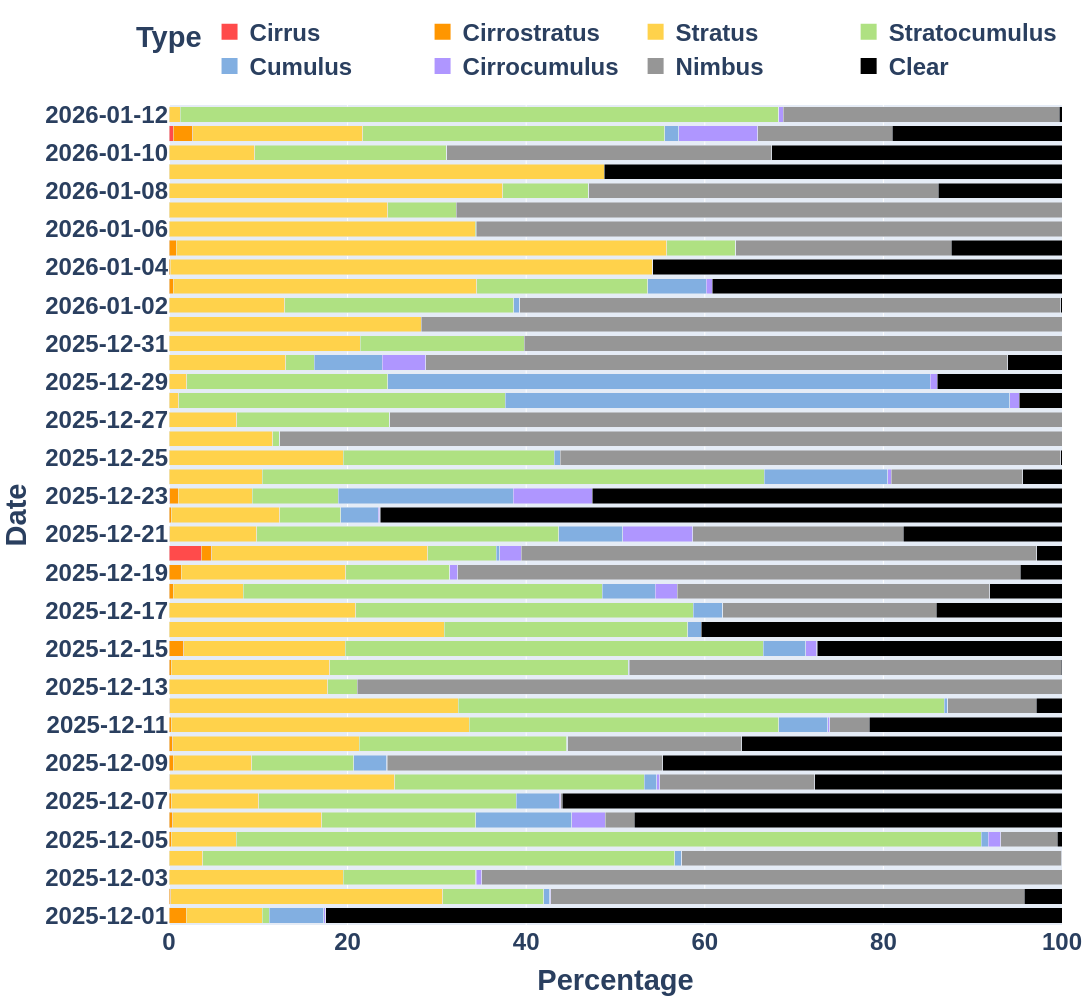

Write notebook code for a chart like this one.
### Code cell
# cloud_types = ['Cirrus', 'Cirrostratus', 'Stratus', 'Stratocumulus',
#                'Cumulus', 'Cirrocumulus', 'Nimbus', 'Clear']
cloud_types = [
    'Cirrus_weighted', 'Cirrostratus_weighted', 'Stratus_weighted', 'Stratocumulus_weighted',
    'Cumulus_weighted', 'Cirrocumulus_weighted', 'Nimbus_weighted', 'Clear_weighted'
]

colors = [
    '#FF4B4B','#FF9600','#FFD24B','#AFE182',
    '#82AFE1','#AF96FF','#969696','#000000'
]

df['Date'] = pd.to_datetime(df[['Year', 'Month', 'Day']])
daily_sum = df.groupby('Date')[cloud_types].sum()
daily_sum.index = pd.to_datetime(daily_sum.index)
daily_sum = daily_sum.sort_index()

fig = go.Figure()

# add a bar for each cloud type
for i, cloud_type in enumerate(cloud_types):
    fig.add_trace(go.Bar(
        y=daily_sum.index.strftime('%Y-%m-%d'), x=daily_sum[cloud_type],
        name=cloud_type, marker_color=colors[i],
        orientation='h', showlegend=False
    ))

for cloud_type, color in zip(reversed(cloud_types), reversed(colors)):
    fig.add_trace(go.Scatter(
        x=[None], y=[None], mode='markers',
        marker=dict(size=24, color=color, symbol="square"),
        name=cloud_type.replace('_weighted', ''), showlegend=True, hoverinfo='skip'
    ))

fig.update_layout(
    barmode='stack',
    barnorm='percent',
    yaxis_title='Date',
    xaxis_title='Percentage',
    legend_title='Type',
    font=dict(size=24, family='Arial', weight='bold'),
    yaxis=dict(
        type='category',
        categoryorder='array',
        categoryarray=daily_sum.index.strftime('%Y-%m-%d')
    ),
    width=1500, height=1000,
    margin=dict(l=100, r=30, t=10, b=50),
    legend=dict(
        orientation="h",
        yanchor="bottom",
        x=1, y=1.02,
        xanchor="right"
    )
)

fig.show()

### Figure 1 — Plotly figure (JSON) as saved in the notebook; plotly's stock layout.template omitted (floating-point values rounded to 4 significant figures)
{"data": [{"marker": {"color": "#FF4B4B"}, "name": "Cirrus_weighted", "orientation": "h", "showlegend": false, "type": "bar", "x": [5.654e-05, 0, 0, 0, 0.002213, 5.12e-06, 0, 0, 0.004494, 0, 0, 0, 0, 0, 0.01524, 0, 0, 0.002386, 0.0163, 1.488, 0, 0.002229, 0.02112, 0, 0, 0, 0, 0, 0, 5.81e-06, 0, 0, 0, 2.42e-06, 0, 0, 0, 0, 0, 0, 0, 0.1348, 0], "y": ["2025-12-01", "2025-12-02", "2025-12-03", "2025-12-04", "2025-12-05", "2025-12-06", "2025-12-07", "2025-12-08", "2025-12-09", "2025-12-10", "2025-12-11", "2025-12-12", "2025-12-13", "2025-12-14", "2025-12-15", "2025-12-16", "2025-12-17", "2025-12-18", "2025-12-19", "2025-12-20", "2025-12-21", "2025-12-22", "2025-12-23", "2025-12-24", "2025-12-25", "2025-12-26", "2025-12-27", "2025-12-28", "2025-12-29", "2025-12-30", "2025-12-31", "2026-01-01", "2026-01-02", "2026-01-03", "2026-01-04", "2026-01-05", "2026-01-06", "2026-01-07", "2026-01-08", "2026-01-09", "2026-01-10", "2026-01-11", "2026-01-12"]}, {"marker": {"color": "#FF9600"}, "name": "Cirrostratus_weighted", "orientation": "h", "showlegend": false, "type": "bar", "x": [0.3013, 0.07619, 0.002176, 0.009263, 0.1017, 0.1154, 0.07327, 0.02176, 0.1555, 0.142, 0.08298, 0.03425, 0, 0.08179, 0.4875, 0.0008659, 0.01171, 0.1484, 0.5061, 0.4945, 0.02151, 0.07441, 0.2738, 0.0004227, 8.59e-05, 0, 0, 0.001127, 0.0006371, 0.004625, 0.0002111, 0, 0.01799, 0.1361, 0.04406, 0.3166, 0, 6.62e-05, 5.771e-05, 0.01017, 0.01303, 0.6665, 0.002008], "y": ["2025-12-01", "2025-12-02", "2025-12-03", "2025-12-04", "2025-12-05", "2025-12-06", "2025-12-07", "2025-12-08", "2025-12-09", "2025-12-10", "2025-12-11", "2025-12-12", "2025-12-13", "2025-12-14", "2025-12-15", "2025-12-16", "2025-12-17", "2025-12-18", "2025-12-19", "2025-12-20", "2025-12-21", "2025-12-22", "2025-12-23", "2025-12-24", "2025-12-25", "2025-12-26", "2025-12-27", "2025-12-28", "2025-12-29", "2025-12-30", "2025-12-31", "2026-01-01", "2026-01-02", "2026-01-03", "2026-01-04", "2026-01-05", "2026-01-06", "2026-01-07", "2026-01-08", "2026-01-09", "2026-01-10", "2026-01-11", "2026-01-12"]}, {"marker": {"color": "#FFD24B"}, "name": "Stratus_weighted", "orientation": "h", "showlegend": false, "type": "bar", "x": [1.323, 11.13, 9.078, 1.672, 2.884, 4.847, 3.082, 9.88, 3.058, 7.213, 10.52, 11.26, 8.096, 6.324, 5.558, 9.175, 6.849, 2.573, 6.952, 9.963, 3.051, 3.784, 2.358, 3.574, 8.228, 5.223, 3.245, 0.3019, 0.5556, 5.171, 9.423, 12.83, 5.564, 9.499, 14.49, 20.89, 15.92, 11.02, 12.81, 13.63, 3.532, 5.707, 0.2149], "y": ["2025-12-01", "2025-12-02", "2025-12-03", "2025-12-04", "2025-12-05", "2025-12-06", "2025-12-07", "2025-12-08", "2025-12-09", "2025-12-10", "2025-12-11", "2025-12-12", "2025-12-13", "2025-12-14", "2025-12-15", "2025-12-16", "2025-12-17", "2025-12-18", "2025-12-19", "2025-12-20", "2025-12-21", "2025-12-22", "2025-12-23", "2025-12-24", "2025-12-25", "2025-12-26", "2025-12-27", "2025-12-28", "2025-12-29", "2025-12-30", "2025-12-31", "2026-01-01", "2026-01-02", "2026-01-03", "2026-01-04", "2026-01-05", "2026-01-06", "2026-01-07", "2026-01-08", "2026-01-09", "2026-01-10", "2026-01-11", "2026-01-12"]}, {"marker": {"color": "#AFE182"}, "name": "Stratocumulus_weighted", "orientation": "h", "showlegend": false, "type": "bar", "x": [0.1257, 4.145, 6.93, 23.39, 33.01, 5.008, 9.085, 10.93, 3.977, 7.996, 10.93, 19.0, 1.5, 11.92, 14.39, 8.126, 12.41, 13.15, 4.394, 3.167, 10.61, 2.123, 2.748, 19.29, 9.962, 0.3525, 7.33, 10.4, 6.292, 1.269, 8.077, 0.007656, 11.02, 5.366, 0, 2.953, 0.06073, 3.445, 3.314, 0.0001479, 7.961, 10.14, 11.71], "y": ["2025-12-01", "2025-12-02", "2025-12-03", "2025-12-04", "2025-12-05", "2025-12-06", "2025-12-07", "2025-12-08", "2025-12-09", "2025-12-10", "2025-12-11", "2025-12-12", "2025-12-13", "2025-12-14", "2025-12-15", "2025-12-16", "2025-12-17", "2025-12-18", "2025-12-19", "2025-12-20", "2025-12-21", "2025-12-22", "2025-12-23", "2025-12-24", "2025-12-25", "2025-12-26", "2025-12-27", "2025-12-28", "2025-12-29", "2025-12-30", "2025-12-31", "2026-01-01", "2026-01-02", "2026-01-03", "2026-01-04", "2026-01-05", "2026-01-06", "2026-01-07", "2026-01-08", "2026-01-09", "2026-01-10", "2026-01-11", "2026-01-12"]}, {"marker": {"color": "#82AFE1"}, "name": "Cumulus_weighted", "orientation": "h", "showlegend": false, "type": "bar", "x": [0.9454, 0.2412, 0.01213, 0.3472, 0.3139, 3.128, 1.505, 0.5562, 1.279, 0.04083, 1.736, 0.1288, 0, 0.009446, 1.465, 0.4488, 1.083, 1.952, 0.01324, 0.1695, 2.252, 1.299, 5.572, 4.742, 0.2949, 0, 0, 16.04, 16.98, 3.004, 0, 0, 0.2914, 1.823, 0, 0.000909, 0, 0, 0, 0, 0.0001715, 0.4567, 0.000362], "y": ["2025-12-01", "2025-12-02", "2025-12-03", "2025-12-04", "2025-12-05", "2025-12-06", "2025-12-07", "2025-12-08", "2025-12-09", "2025-12-10", "2025-12-11", "2025-12-12", "2025-12-13", "2025-12-14", "2025-12-15", "2025-12-16", "2025-12-17", "2025-12-18", "2025-12-19", "2025-12-20", "2025-12-21", "2025-12-22", "2025-12-23", "2025-12-24", "2025-12-25", "2025-12-26", "2025-12-27", "2025-12-28", "2025-12-29", "2025-12-30", "2025-12-31", "2026-01-01", "2026-01-02", "2026-01-03", "2026-01-04", "2026-01-05", "2026-01-06", "2026-01-07", "2026-01-08", "2026-01-09", "2026-01-10", "2026-01-11", "2026-01-12"]}, {"marker": {"color": "#AF96FF"}, "name": "Cirrocumulus_weighted", "orientation": "h", "showlegend": false, "type": "bar", "x": [0.04111, 0.03524, 0.2954, 0.005778, 0.5491, 1.094, 0.06192, 0.1276, 0.03053, 0.0007339, 0.07042, 0.01455, 0, 0.0253, 0.3722, 0.0002349, 0.01316, 0.7951, 0.3256, 0.9989, 2.443, 0.05827, 2.51, 0.1343, 0, 0, 0, 0.3097, 0.2205, 1.937, 0, 0, 0.01841, 0.1929, 0.0003279, 0.0002253, 0, 0, 0, 0, 0.004182, 2.663, 0.08156], "y": ["2025-12-01", "2025-12-02", "2025-12-03", "2025-12-04", "2025-12-05", "2025-12-06", "2025-12-07", "2025-12-08", "2025-12-09", "2025-12-10", "2025-12-11", "2025-12-12", "2025-12-13", "2025-12-14", "2025-12-15", "2025-12-16", "2025-12-17", "2025-12-18", "2025-12-19", "2025-12-20", "2025-12-21", "2025-12-22", "2025-12-23", "2025-12-24", "2025-12-25", "2025-12-26", "2025-12-27", "2025-12-28", "2025-12-29", "2025-12-30", "2025-12-31", "2026-01-01", "2026-01-02", "2026-01-03", "2026-01-04", "2026-01-05", "2026-01-06", "2026-01-07", "2026-01-08", "2026-01-09", "2026-01-10", "2026-01-11", "2026-01-12"]}, {"marker": {"color": "#969696"}, "name": "Nimbus_weighted", "orientation": "h", "showlegend": false, "type": "bar", "x": [0, 19.4, 30.28, 18.83, 2.501, 0.9311, 0.05392, 6.782, 10.72, 6.724, 1.388, 3.456, 35.91, 17.25, 0.0199, 0.0002108, 7.849, 11.45, 23.81, 23.8, 7.398, 0.009331, 0, 5.065, 23.64, 39.3, 32.24, 8.01e-05, 0.0002706, 25.81, 26.51, 32.63, 26.06, 0.001132, 0, 9.183, 30.46, 30.52, 13.42, 0, 13.44, 4.506, 5.396], "y": ["2025-12-01", "2025-12-02", "2025-12-03", "2025-12-04", "2025-12-05", "2025-12-06", "2025-12-07", "2025-12-08", "2025-12-09", "2025-12-10", "2025-12-11", "2025-12-12", "2025-12-13", "2025-12-14", "2025-12-15", "2025-12-16", "2025-12-17", "2025-12-18", "2025-12-19", "2025-12-20", "2025-12-21", "2025-12-22", "2025-12-23", "2025-12-24", "2025-12-25", "2025-12-26", "2025-12-27", "2025-12-28", "2025-12-29", "2025-12-30", "2025-12-31", "2026-01-01", "2026-01-02", "2026-01-03", "2026-01-04", "2026-01-05", "2026-01-06", "2026-01-07", "2026-01-08", "2026-01-09", "2026-01-10", "2026-01-11", "2026-01-12"]}, {"marker": {"color": "#000000"}, "name": "Clear_weighted", "orientation": "h", "showlegend": false, "type": "bar", "x": [12.84, 1.539, 8.493e-05, 0.01527, 0.2095, 13.91, 17.61, 10.85, 15.53, 12.36, 6.813, 0.9998, 0, 0.02106, 8.431, 12.03, 4.615, 2.653, 1.769, 1.178, 5.575, 23.75, 14.98, 1.501, 0.04795, 0, 0, 1.358, 3.911, 2.413, 0, 0, 0.0517, 10.96, 12.3, 4.72, 0, 0, 4.759, 14.35, 12.02, 5.702, 0.05687], "y": ["2025-12-01", "2025-12-02", "2025-12-03", "2025-12-04", "2025-12-05", "2025-12-06", "2025-12-07", "2025-12-08", "2025-12-09", "2025-12-10", "2025-12-11", "2025-12-12", "2025-12-13", "2025-12-14", "2025-12-15", "2025-12-16", "2025-12-17", "2025-12-18", "2025-12-19", "2025-12-20", "2025-12-21", "2025-12-22", "2025-12-23", "2025-12-24", "2025-12-25", "2025-12-26", "2025-12-27", "2025-12-28", "2025-12-29", "2025-12-30", "2025-12-31", "2026-01-01", "2026-01-02", "2026-01-03", "2026-01-04", "2026-01-05", "2026-01-06", "2026-01-07", "2026-01-08", "2026-01-09", "2026-01-10", "2026-01-11", "2026-01-12"]}, {"hoverinfo": "skip", "marker": {"color": "#000000", "size": 24, "symbol": "square"}, "mode": "markers", "name": "Clear", "showlegend": true, "type": "scatter", "x": [null], "y": [null]}, {"hoverinfo": "skip", "marker": {"color": "#969696", "size": 24, "symbol": "square"}, "mode": "markers", "name": "Nimbus", "showlegend": true, "type": "scatter", "x": [null], "y": [null]}, {"hoverinfo": "skip", "marker": {"color": "#AF96FF", "size": 24, "symbol": "square"}, "mode": "markers", "name": "Cirrocumulus", "showlegend": true, "type": "scatter", "x": [null], "y": [null]}, {"hoverinfo": "skip", "marker": {"color": "#82AFE1", "size": 24, "symbol": "square"}, "mode": "markers", "name": "Cumulus", "showlegend": true, "type": "scatter", "x": [null], "y": [null]}, {"hoverinfo": "skip", "marker": {"color": "#AFE182", "size": 24, "symbol": "square"}, "mode": "markers", "name": "Stratocumulus", "showlegend": true, "type": "scatter", "x": [null], "y": [null]}, {"hoverinfo": "skip", "marker": {"color": "#FFD24B", "size": 24, "symbol": "square"}, "mode": "markers", "name": "Stratus", "showlegend": true, "type": "scatter", "x": [null], "y": [null]}, {"hoverinfo": "skip", "marker": {"color": "#FF9600", "size": 24, "symbol": "square"}, "mode": "markers", "name": "Cirrostratus", "showlegend": true, "type": "scatter", "x": [null], "y": [null]}, {"hoverinfo": "skip", "marker": {"color": "#FF4B4B", "size": 24, "symbol": "square"}, "mode": "markers", "name": "Cirrus", "showlegend": true, "type": "scatter", "x": [null], "y": [null]}], "layout": {"barmode": "stack", "barnorm": "percent", "font": {"family": "Arial", "size": 24, "weight": "bold"}, "height": 1000, "legend": {"orientation": "h", "title": {"text": "Type"}, "x": 1, "xanchor": "right", "y": 1.02, "yanchor": "bottom"}, "margin": {"b": 50, "l": 100, "r": 30, "t": 10}, "width": 1500, "xaxis": {"title": {"text": "Percentage"}}, "yaxis": {"categoryarray": ["2025-12-01", "2025-12-02", "2025-12-03", "2025-12-04", "2025-12-05", "2025-12-06", "2025-12-07", "2025-12-08", "2025-12-09", "2025-12-10", "2025-12-11", "2025-12-12", "2025-12-13", "2025-12-14", "2025-12-15", "2025-12-16", "2025-12-17", "2025-12-18", "2025-12-19", "2025-12-20", "2025-12-21", "2025-12-22", "2025-12-23", "2025-12-24", "2025-12-25", "2025-12-26", "2025-12-27", "2025-12-28", "2025-12-29", "2025-12-30", "2025-12-31", "2026-01-01", "2026-01-02", "2026-01-03", "2026-01-04", "2026-01-05", "2026-01-06", "2026-01-07", "2026-01-08", "2026-01-09", "2026-01-10", "2026-01-11", "2026-01-12"], "categoryorder": "array", "title": {"text": "Date"}, "type": "category"}}}
